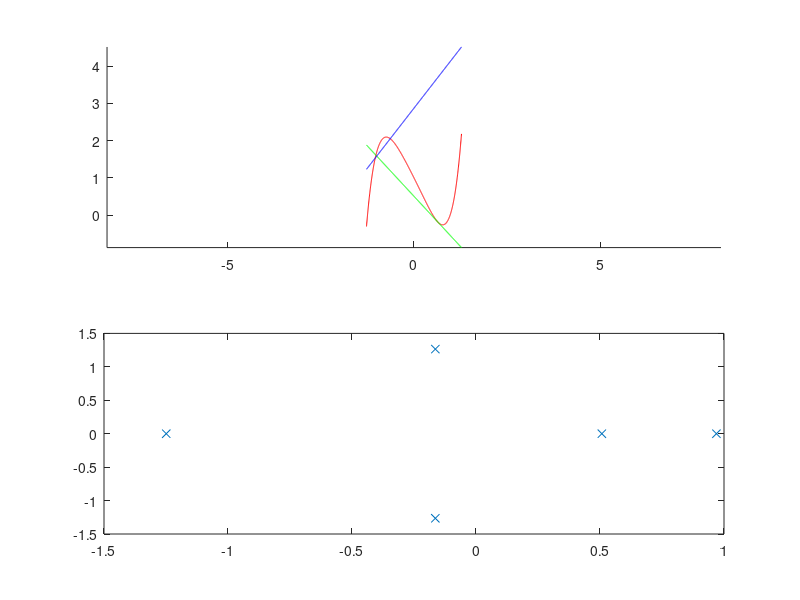

This figure's MATLAB source: (Note: this script raises an error after producing the figure.)
%% %Task1
p=[1,-3.55,5.1,-3.1];
x=linspace(-10,10,1000);
plot(x,polyval(p,x));
grid on;
%% %Task2
p=[1,0.1,0.2,-0.2,-2,1];
hold on;
subplot(2,1,1);
hold on;
x=linspace(-1*max(abs(roots(p))),max(abs(roots(p))),1000);
plot(x,polyval(p,x),'Color','r');
plot(x,polyval([polyval(polyder(p),max(abs(roots(p)))/2),polyval(p,max(abs(roots(p)))/2)-polyval(polyder(p),max(abs(roots(p)))/2)*(max(abs(roots(p)))/2)],x),'Color','g');
plot(x,polyval([-1/polyval(polyder(p),-max(abs(roots(p)))/2),polyval(p,-max(abs(roots(p)))/2)+1/(polyval(polyder(p),-max(abs(roots(p)))/2))*(-max(abs(roots(p)))/2)],x),'Color','b');
hold off;
axis equal;
subplot(2,1,2);
plot(real(roots(p)),imag(roots(p)),'x');
hold off;
%% %Task3
format rational;
p=[2,-3,4,-5,6];
q=[1,-3,1];
deconv(p,q)
p=[1,-3,-1,-1];
q=[3,-2,1];
deconv(p,q)
format short;
%% %Task4
p=[1,-2,6,-10,16];
x0=4;
h(1)=p(1);
for i = 2:length(p)
    h(i)=h(i-1)*x0+p(i);
end
for i = 2:(length(p)-1)
    h(i)=h(i-1)*x0+h(i);
end
if(polyval(p,x0)==h(5))
   disp('Значение полинома верно');
else
   disp('Значение полинома не верно');
end
if(polyval(polyder(p),x0)==h(4))
   disp('Значение производной верно');
else
   disp('Значение производной не верно');
end
%% %Task5
n=5;
p=zeros(1,n*2+1);
p(1)=1;
p(n)=-n;
p(n+2)=n;
p(2*n+1)=1;
plot(linspace(min(roots(p)),max(roots(p)),1000),polyval(p,linspace(min(roots(p)),max(roots(p)),1000)));
disp(roots(p));
%% %Task6
p=[2,0,0];
q=conv([1,-1],conv([1,2],[1,3]));
[r,t,k]=residue(p,q)
p=[1,3];
q=conv([1,-1],[1,0,1]);
[r,t,k]=residue(p,q)
p=[1,0,0];
q=[1,0,0,0,-1];
[r,t,k]=residue(p,q)
%% %Task7
n=10;
hold on;
p=(vander(linspace(1,n,n))^-1)*(linspace(1,n,n).^-1)';
roots(p)
plot(linspace(min(roots(p)),max(roots(p)),1000),polyval(p,linspace(min(roots(p)),max(roots(p)),1000)),'Color','r');
p=(vander([-1,0,1,2,3])^-1)*[6;5;0;3;2];
roots(p)
plot(linspace(min(roots(p)),max(roots(p)),1000),polyval(p,linspace(min(roots(p)),max(roots(p)),1000)),'Color','g');
hold off;
%% %Task8
hold on;
p=[1,-2,-8,13,-24];
plot(linspace(min(roots(p)),max(roots(p)),1000),polyval(p,linspace(min(roots(p)),max(roots(p)),1000)),'Color','r');
p=[1,0,-7,-12,6,36];
plot(linspace(min(roots(p)),max(roots(p)),1000),polyval(p,linspace(min(roots(p)),max(roots(p)),1000)),'Color','g');
p=[4,0,-7,-5-1];
plot(linspace(min(roots(p)),max(roots(p)),1000),polyval(p,linspace(min(roots(p)),max(roots(p)),1000)),'Color','b');
hold off;

%% %Task9
n=3;
a=randi(100,n);
p=poly(eig(a));
if(poly(a)==p)
   disp('Матрица является корнем полинома');
else
   disp('Матрица не является корнем полинома');
end
%% %Task10
f=[1,2,-1,-4,-2];
g=[1,1,-1,-2,-2];
[G,S,T]=gcd(f,g)
f=[1,3,1,1,3,1];
g=[0,1,2,0,1,2];
[G,S,T]=gcd(f,g)
f=[4,-2,16,5,9];
g=[0,2,-1,-5,4];
[G,S,T]=gcd(f,g)
%% %Task11
a=ones(100,1);
plot(linspace(-5,5,1000),polyval(poly(a),linspace(-5,5,1000)));